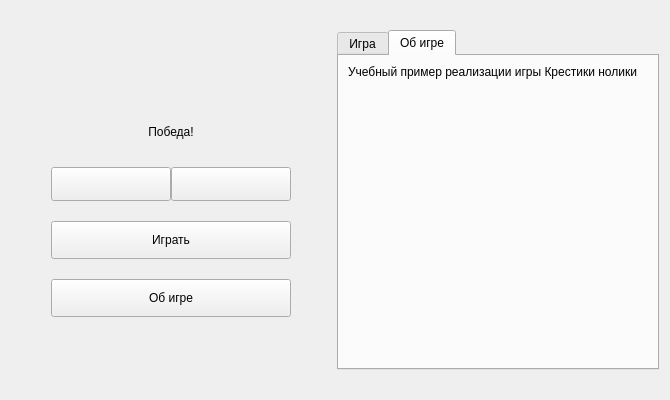
<?xml version="1.0" encoding="UTF-8"?>
<ui version="4.0">
 <class>Widget</class>
 <widget class="QWidget" name="Widget">
  <property name="geometry">
   <rect>
    <x>0</x>
    <y>0</y>
    <width>670</width>
    <height>400</height>
   </rect>
  </property>
  <property name="minimumSize">
   <size>
    <width>670</width>
    <height>400</height>
   </size>
  </property>
  <property name="maximumSize">
   <size>
    <width>750</width>
    <height>450</height>
   </size>
  </property>
  <property name="windowTitle">
   <string>Крестики-нолики</string>
  </property>
  <property name="windowIcon">
   <iconset resource="resourses.qrc">
    <normaloff>:/resourses/images/title_ico.png</normaloff>:/resourses/images/title_ico.png</iconset>
  </property>
  <property name="styleSheet">
   <string notr="true"/>
  </property>
  <layout class="QHBoxLayout" name="horizontalLayout_2">
   <item>
    <spacer name="horizontalSpacer">
     <property name="orientation">
      <enum>Qt::Horizontal</enum>
     </property>
     <property name="sizeType">
      <enum>QSizePolicy::Fixed</enum>
     </property>
     <property name="sizeHint" stdset="0">
      <size>
       <width>40</width>
       <height>20</height>
      </size>
     </property>
    </spacer>
   </item>
   <item>
    <layout class="QVBoxLayout" name="verticalLayout">
     <property name="spacing">
      <number>20</number>
     </property>
     <item>
      <spacer name="verticalSpacer_2">
       <property name="orientation">
        <enum>Qt::Vertical</enum>
       </property>
       <property name="sizeHint" stdset="0">
        <size>
         <width>20</width>
         <height>40</height>
        </size>
       </property>
      </spacer>
     </item>
     <item>
      <widget class="QLabel" name="label">
       <property name="sizePolicy">
        <sizepolicy hsizetype="Preferred" vsizetype="Preferred">
         <horstretch>0</horstretch>
         <verstretch>0</verstretch>
        </sizepolicy>
       </property>
       <property name="minimumSize">
        <size>
         <width>0</width>
         <height>0</height>
        </size>
       </property>
       <property name="text">
        <string/>
       </property>
       <property name="pixmap">
        <pixmap resource="resourses.qrc">:/resourses/images/name.png</pixmap>
       </property>
       <property name="alignment">
        <set>Qt::AlignCenter</set>
       </property>
      </widget>
     </item>
     <item>
      <widget class="QLabel" name="messageLabel">
       <property name="sizePolicy">
        <sizepolicy hsizetype="Preferred" vsizetype="Fixed">
         <horstretch>0</horstretch>
         <verstretch>0</verstretch>
        </sizepolicy>
       </property>
       <property name="minimumSize">
        <size>
         <width>0</width>
         <height>30</height>
        </size>
       </property>
       <property name="text">
        <string>Победа!</string>
       </property>
       <property name="alignment">
        <set>Qt::AlignCenter</set>
       </property>
      </widget>
     </item>
     <item>
      <layout class="QHBoxLayout" name="horizontalLayout">
       <property name="spacing">
        <number>0</number>
       </property>
       <item>
        <widget class="QPushButton" name="leftButton">
         <property name="minimumSize">
          <size>
           <width>0</width>
           <height>34</height>
          </size>
         </property>
         <property name="styleSheet">
          <string notr="true"/>
         </property>
         <property name="text">
          <string/>
         </property>
        </widget>
       </item>
       <item>
        <widget class="QPushButton" name="rightButton">
         <property name="minimumSize">
          <size>
           <width>0</width>
           <height>34</height>
          </size>
         </property>
         <property name="text">
          <string/>
         </property>
        </widget>
       </item>
      </layout>
     </item>
     <item>
      <widget class="QPushButton" name="startButton">
       <property name="minimumSize">
        <size>
         <width>0</width>
         <height>38</height>
        </size>
       </property>
       <property name="styleSheet">
        <string notr="true"/>
       </property>
       <property name="text">
        <string>Играть</string>
       </property>
      </widget>
     </item>
     <item>
      <widget class="QPushButton" name="aboutButton">
       <property name="minimumSize">
        <size>
         <width>0</width>
         <height>38</height>
        </size>
       </property>
       <property name="styleSheet">
        <string notr="true"/>
       </property>
       <property name="text">
        <string>Об игре</string>
       </property>
      </widget>
     </item>
     <item>
      <spacer name="verticalSpacer">
       <property name="orientation">
        <enum>Qt::Vertical</enum>
       </property>
       <property name="sizeHint" stdset="0">
        <size>
         <width>20</width>
         <height>40</height>
        </size>
       </property>
      </spacer>
     </item>
    </layout>
   </item>
   <item>
    <spacer name="horizontalSpacer_2">
     <property name="orientation">
      <enum>Qt::Horizontal</enum>
     </property>
     <property name="sizeType">
      <enum>QSizePolicy::Fixed</enum>
     </property>
     <property name="sizeHint" stdset="0">
      <size>
       <width>40</width>
       <height>20</height>
      </size>
     </property>
    </spacer>
   </item>
   <item>
    <widget class="QTabWidget" name="tabWidget">
     <property name="sizePolicy">
      <sizepolicy hsizetype="Fixed" vsizetype="Fixed">
       <horstretch>0</horstretch>
       <verstretch>0</verstretch>
      </sizepolicy>
     </property>
     <property name="minimumSize">
      <size>
       <width>322</width>
       <height>322</height>
      </size>
     </property>
     <property name="maximumSize">
      <size>
       <width>322</width>
       <height>340</height>
      </size>
     </property>
     <property name="styleSheet">
      <string notr="true"/>
     </property>
     <property name="currentIndex">
      <number>1</number>
     </property>
     <widget class="QWidget" name="tab">
      <attribute name="title">
       <string>Игра</string>
      </attribute>
      <layout class="QGridLayout" name="gridLayout">
       <property name="leftMargin">
        <number>5</number>
       </property>
       <property name="topMargin">
        <number>5</number>
       </property>
       <property name="rightMargin">
        <number>5</number>
       </property>
       <property name="bottomMargin">
        <number>5</number>
       </property>
       <property name="spacing">
        <number>5</number>
       </property>
       <item row="0" column="0">
        <widget class="QPushButton" name="pushButton_0_0">
         <property name="sizePolicy">
          <sizepolicy hsizetype="Fixed" vsizetype="Fixed">
           <horstretch>0</horstretch>
           <verstretch>0</verstretch>
          </sizepolicy>
         </property>
         <property name="minimumSize">
          <size>
           <width>100</width>
           <height>100</height>
          </size>
         </property>
         <property name="text">
          <string/>
         </property>
        </widget>
       </item>
       <item row="0" column="1">
        <widget class="QPushButton" name="pushButton_0_1">
         <property name="sizePolicy">
          <sizepolicy hsizetype="Fixed" vsizetype="Fixed">
           <horstretch>0</horstretch>
           <verstretch>0</verstretch>
          </sizepolicy>
         </property>
         <property name="minimumSize">
          <size>
           <width>100</width>
           <height>100</height>
          </size>
         </property>
         <property name="text">
          <string/>
         </property>
        </widget>
       </item>
       <item row="0" column="2">
        <widget class="QPushButton" name="pushButton_0_2">
         <property name="sizePolicy">
          <sizepolicy hsizetype="Fixed" vsizetype="Fixed">
           <horstretch>0</horstretch>
           <verstretch>0</verstretch>
          </sizepolicy>
         </property>
         <property name="minimumSize">
          <size>
           <width>100</width>
           <height>100</height>
          </size>
         </property>
         <property name="text">
          <string/>
         </property>
        </widget>
       </item>
       <item row="1" column="0">
        <widget class="QPushButton" name="pushButton_1_0">
         <property name="sizePolicy">
          <sizepolicy hsizetype="Fixed" vsizetype="Fixed">
           <horstretch>0</horstretch>
           <verstretch>0</verstretch>
          </sizepolicy>
         </property>
         <property name="minimumSize">
          <size>
           <width>100</width>
           <height>100</height>
          </size>
         </property>
         <property name="text">
          <string/>
         </property>
        </widget>
       </item>
       <item row="1" column="1">
        <widget class="QPushButton" name="pushButton_1_1">
         <property name="sizePolicy">
          <sizepolicy hsizetype="Fixed" vsizetype="Fixed">
           <horstretch>0</horstretch>
           <verstretch>0</verstretch>
          </sizepolicy>
         </property>
         <property name="minimumSize">
          <size>
           <width>100</width>
           <height>100</height>
          </size>
         </property>
         <property name="styleSheet">
          <string notr="true"/>
         </property>
         <property name="text">
          <string/>
         </property>
        </widget>
       </item>
       <item row="1" column="2">
        <widget class="QPushButton" name="pushButton_1_2">
         <property name="sizePolicy">
          <sizepolicy hsizetype="Fixed" vsizetype="Fixed">
           <horstretch>0</horstretch>
           <verstretch>0</verstretch>
          </sizepolicy>
         </property>
         <property name="minimumSize">
          <size>
           <width>100</width>
           <height>100</height>
          </size>
         </property>
         <property name="text">
          <string/>
         </property>
        </widget>
       </item>
       <item row="2" column="0">
        <widget class="QPushButton" name="pushButton_2_0">
         <property name="sizePolicy">
          <sizepolicy hsizetype="Fixed" vsizetype="Fixed">
           <horstretch>0</horstretch>
           <verstretch>0</verstretch>
          </sizepolicy>
         </property>
         <property name="minimumSize">
          <size>
           <width>100</width>
           <height>100</height>
          </size>
         </property>
         <property name="text">
          <string/>
         </property>
        </widget>
       </item>
       <item row="2" column="1">
        <widget class="QPushButton" name="pushButton_2_1">
         <property name="sizePolicy">
          <sizepolicy hsizetype="Fixed" vsizetype="Fixed">
           <horstretch>0</horstretch>
           <verstretch>0</verstretch>
          </sizepolicy>
         </property>
         <property name="minimumSize">
          <size>
           <width>100</width>
           <height>100</height>
          </size>
         </property>
         <property name="text">
          <string/>
         </property>
        </widget>
       </item>
       <item row="2" column="2">
        <widget class="QPushButton" name="pushButton_2_2">
         <property name="sizePolicy">
          <sizepolicy hsizetype="Fixed" vsizetype="Fixed">
           <horstretch>0</horstretch>
           <verstretch>0</verstretch>
          </sizepolicy>
         </property>
         <property name="minimumSize">
          <size>
           <width>100</width>
           <height>100</height>
          </size>
         </property>
         <property name="text">
          <string/>
         </property>
        </widget>
       </item>
      </layout>
     </widget>
     <widget class="QWidget" name="tab_2">
      <attribute name="title">
       <string>Об игре</string>
      </attribute>
      <layout class="QVBoxLayout" name="verticalLayout_2">
       <item>
        <widget class="QLabel" name="labelAbout">
         <property name="text">
          <string>Учебный пример реализации игры Крестики нолики</string>
         </property>
         <property name="alignment">
          <set>Qt::AlignLeading|Qt::AlignLeft|Qt::AlignTop</set>
         </property>
         <property name="wordWrap">
          <bool>true</bool>
         </property>
        </widget>
       </item>
      </layout>
     </widget>
    </widget>
   </item>
  </layout>
 </widget>
 <resources>
  <include location="resourses.qrc"/>
 </resources>
 <connections/>
</ui>
